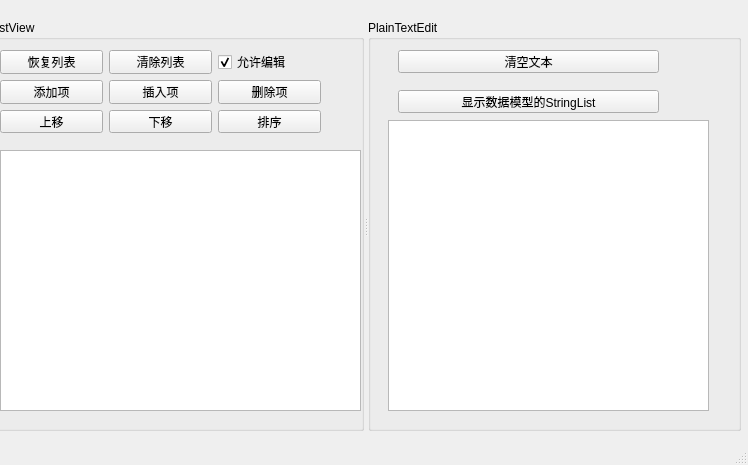
<?xml version="1.0" encoding="UTF-8"?>
<ui version="4.0">
 <class>MainWindow</class>
 <widget class="QMainWindow" name="MainWindow">
  <property name="geometry">
   <rect>
    <x>0</x>
    <y>0</y>
    <width>748</width>
    <height>465</height>
   </rect>
  </property>
  <property name="windowTitle">
   <string>MainWindow</string>
  </property>
  <widget class="QWidget" name="centralwidget">
   <widget class="QSplitter" name="splitter">
    <property name="geometry">
     <rect>
      <x>-10</x>
      <y>20</y>
      <width>751</width>
      <height>411</height>
     </rect>
    </property>
    <property name="orientation">
     <enum>Qt::Horizontal</enum>
    </property>
    <widget class="QGroupBox" name="groupBox">
     <property name="title">
      <string>ListView</string>
     </property>
     <widget class="QListView" name="listView">
      <property name="geometry">
       <rect>
        <x>10</x>
        <y>130</y>
        <width>361</width>
        <height>261</height>
       </rect>
      </property>
     </widget>
     <widget class="QWidget" name="layoutWidget">
      <property name="geometry">
       <rect>
        <x>10</x>
        <y>30</y>
        <width>321</width>
        <height>83</height>
       </rect>
      </property>
      <layout class="QGridLayout" name="gridLayout">
       <item row="0" column="0">
        <widget class="QPushButton" name="btnIniList">
         <property name="text">
          <string>恢复列表</string>
         </property>
        </widget>
       </item>
       <item row="0" column="1">
        <widget class="QPushButton" name="btnListClear">
         <property name="text">
          <string>清除列表</string>
         </property>
        </widget>
       </item>
       <item row="0" column="2">
        <widget class="QCheckBox" name="chkEditable">
         <property name="text">
          <string>允许编辑</string>
         </property>
         <property name="checked">
          <bool>true</bool>
         </property>
        </widget>
       </item>
       <item row="1" column="0">
        <widget class="QPushButton" name="btnListAppend">
         <property name="text">
          <string>添加项</string>
         </property>
        </widget>
       </item>
       <item row="1" column="1">
        <widget class="QPushButton" name="btnListInsert">
         <property name="text">
          <string>插入项</string>
         </property>
        </widget>
       </item>
       <item row="1" column="2">
        <widget class="QPushButton" name="btnListDelete">
         <property name="text">
          <string>删除项</string>
         </property>
        </widget>
       </item>
       <item row="2" column="0">
        <widget class="QPushButton" name="btnListMoveUp">
         <property name="text">
          <string>上移</string>
         </property>
        </widget>
       </item>
       <item row="2" column="1">
        <widget class="QPushButton" name="btnListMoveDown">
         <property name="text">
          <string>下移</string>
         </property>
        </widget>
       </item>
       <item row="2" column="2">
        <widget class="QPushButton" name="btnListSort">
         <property name="text">
          <string>排序</string>
         </property>
        </widget>
       </item>
      </layout>
     </widget>
    </widget>
    <widget class="QGroupBox" name="groupBox_2">
     <property name="title">
      <string>PlainTextEdit</string>
     </property>
     <widget class="QPushButton" name="btnTextClear">
      <property name="geometry">
       <rect>
        <x>30</x>
        <y>30</y>
        <width>261</width>
        <height>23</height>
       </rect>
      </property>
      <property name="text">
       <string>清空文本</string>
      </property>
     </widget>
     <widget class="QPlainTextEdit" name="plainTextEdit">
      <property name="geometry">
       <rect>
        <x>20</x>
        <y>100</y>
        <width>321</width>
        <height>291</height>
       </rect>
      </property>
     </widget>
     <widget class="QPushButton" name="btnTextImport">
      <property name="geometry">
       <rect>
        <x>30</x>
        <y>70</y>
        <width>261</width>
        <height>23</height>
       </rect>
      </property>
      <property name="text">
       <string>显示数据模型的StringList</string>
      </property>
     </widget>
    </widget>
   </widget>
  </widget>
  <widget class="QMenuBar" name="menubar">
   <property name="geometry">
    <rect>
     <x>0</x>
     <y>0</y>
     <width>748</width>
     <height>21</height>
    </rect>
   </property>
  </widget>
  <widget class="QStatusBar" name="statusbar"/>
 </widget>
 <resources/>
 <connections/>
</ui>
